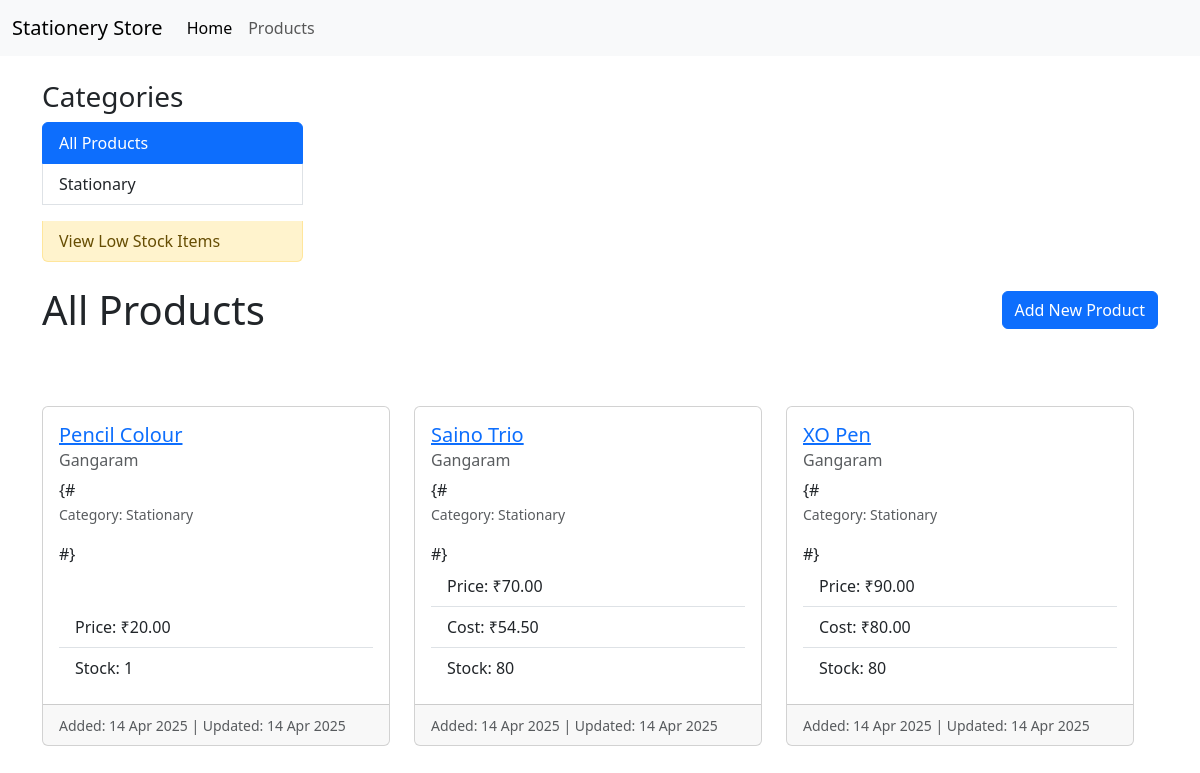
Screenshot of /inventory/ with the database file from the repository.
### inventory/models.py (models this page shows, shortened)
class Category(models.Model):
    name = models.CharField(max_length=100, unique=True) # Category name must be unique
    slug = models.SlugField(max_length=110, unique=True, blank=True) # URL-friendly version of name (auto-populated later)
    class Meta:
        ordering = ('name',) # Default order categories alphabetically by name
        verbose_name = 'category' # How it appears in admin (singular)
        verbose_name_plural = 'categories' # How it appears in admin (plural)

class Product(models.Model):
    category = models.ForeignKey(Category, related_name='products', on_delete=models.SET_NULL, null=True, blank=True)
    name = models.CharField(max_length=200)
    description = models.TextField(blank=True, null=True)
    selling_price = models.DecimalField(max_digits=10, decimal_places=2)
    cost_price = models.DecimalField(max_digits=10, decimal_places=2, null=True, blank=True)
    manufacturer = models.CharField(max_length=100, blank=True, null=True)
    stock_quantity = models.IntegerField(default=0)
    low_stock_threshold = models.PositiveIntegerField(default=5, help_text="Notify when stock reaches this level or lower.") # <-- ADD THIS LINE
    created_at = models.DateTimeField(auto_now_add=True)
    updated_at = models.DateTimeField(auto_now=True)

### inventory/views.py (the view)
# urls.py: path('', views.product_list_view, name='product_list'),
def product_list_view(request, category_slug=None): # Add category_slug=None as optional argument
    categories = Category.objects.all() # Get all categories for navigation
    products = Product.objects.all() # Start with all products (add .filter(available=True) later)
    current_category = None # Initialize current_category
    if category_slug:
        current_category = get_object_or_404(Category, slug=category_slug)
        products = products.filter(category=current_category)
    products = products.order_by('name')
    context = {
        'products': products,           # The list of products (filtered or all)
        'categories': categories,       # All categories for navigation/display
        'current_category': current_category, # The specific category being viewed (or None)
    }
    return render(request, 'inventory/product_list.html', context)

### inventory/templates/inventory/product_list.html (shortened to what this page needs)
{% extends "base.html" %}
{% block content %}
  <div class="row">
    <div class="col-md-3 mb-4">
      <h3>Categories</h3>
      <div class="list-group">
        <a href="{% url 'inventory:product_list' %}"
           class="list-group-item list-group-item-action {% if not current_category %}active{% endif %}">
          All Products
        </a>
        {% for cat in categories %}
          <a href="{% url 'inventory:product_list_by_category' category_slug=cat.slug %}"
             class="list-group-item list-group-item-action {% if current_category.slug == cat.slug %}active{% endif %}">
            {{ cat.name }}
          </a>
        {% endfor %}
        <a href="{% url 'inventory:low_stock_list' %}"
           class="list-group-item list-group-item-action list-group-item-warning mt-3">
          View Low Stock Items
        </a>
      </div>
    </div>
    <div class="d-flex justify-content-between align-items-center mb-4">
        <h1 class="mb-0">
          {% if current_category %}
            {{ current_category.name }}
          {% else %}
            All Products
          {% endif %}
        </h1>
         <a href="{% url 'inventory:product_add' %}" class="btn btn-primary">
            Add New Product
         </a>
      </div>
      {% if products %}
        <div class="row row-cols-1 row-cols-md-2 row-cols-lg-3 g-4">
          {% for product in products %}
            <div class="col">
              <div class="card h-100">
                <div class="card-body d-flex flex-column">
                  <h5 class="card-title">
                    <a href="{% url 'inventory:product_detail' pk=product.pk %}">
                      {{ product.name }}
                    </a>
                  </h5>
                  {% if product.manufacturer %}
                    <h6 class="card-subtitle mb-2 text-muted">{{ product.manufacturer }}</h6>
                  {% endif %}
                  {# {% if product.category %}
                  <p class="card-text"><small class="text-muted">Category: {{ product.category.name }}</small></p>
                  {% endif %} #}
                  <ul class="list-group list-group-flush mt-auto">
                     <li class="list-group-item">Price: ₹{{ product.selling_price }}</li>
                     {% if product.cost_price %}
                       <li class="list-group-item">Cost: ₹{{ product.cost_price }}</li>
                     {% endif %}
                      <li class="list-group-item">Stock: {{ product.stock_quantity }}</li>
                  </ul>
                </div>
                <div class="card-footer">
                  <small class="text-muted">
                    Added: {{ product.created_at|date:"d M Y" }} |
                    Updated: {{ product.updated_at|date:"d M Y" }}
                  </small>
                </div>
              </div>
            </div>
          {% endfor %}
        </div>
      {% else %}
        <div class="alert alert-warning" role="alert">
          No products found in this category.
        </div>
      {% endif %}
    </div>
{% endblock %}

### rows the page displays
Category: name "Stationary"
Product: name "Pencil Colour", manufacturer "Gangaram", category.name "Stationary", selling_price "20.00", stock_quantity "1", created_at "14 Apr 2025", updated_at "14 Apr 2025"
Product: name "Saino Trio", manufacturer "Gangaram", category.name "Stationary", selling_price "70.00", cost_price "54.50", stock_quantity "80", created_at "14 Apr 2025", updated_at "14 Apr 2025"
Product: name "XO Pen", manufacturer "Gangaram", category.name "Stationary", selling_price "90.00", cost_price "80.00", stock_quantity "80", created_at "14 Apr 2025", updated_at "14 Apr 2025"
